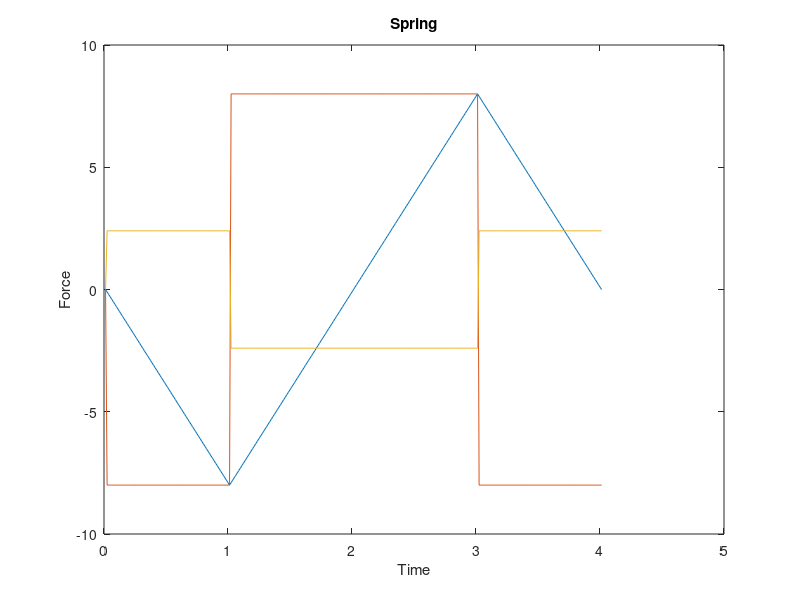

This figure's MATLAB source:
load b0_03.txt;
[n,p] = size(b0_03);
t = 1:n;
t = t*0.0125;
b0_03(:,3) = b0_03(:,3)*10;
plot(t,b0_03),
xlabel('Time'), ylabel('Force')
title('Spring');
